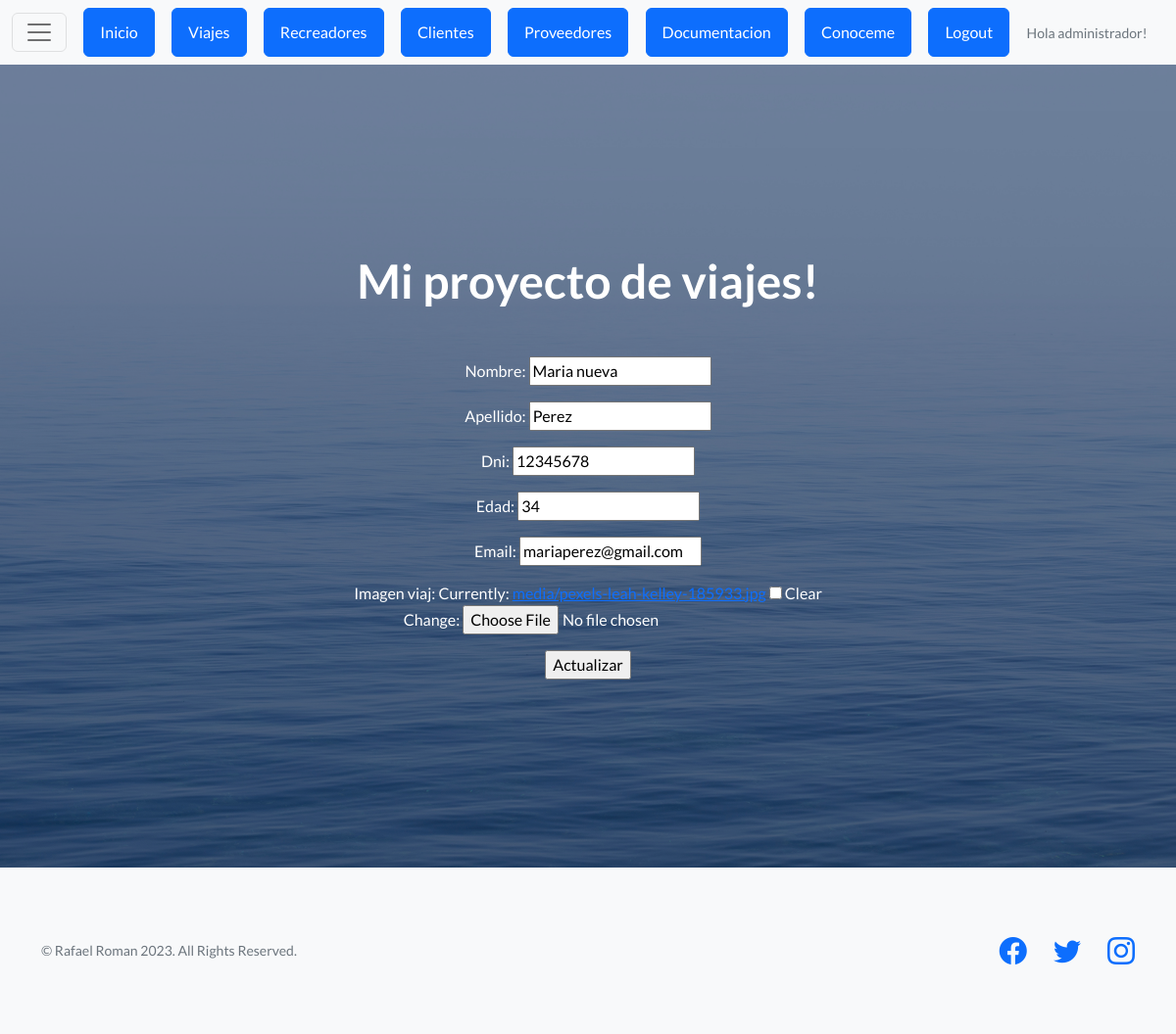
Before: /proyecto/clientes/actualizar/3/ (signed in) with the older database file.
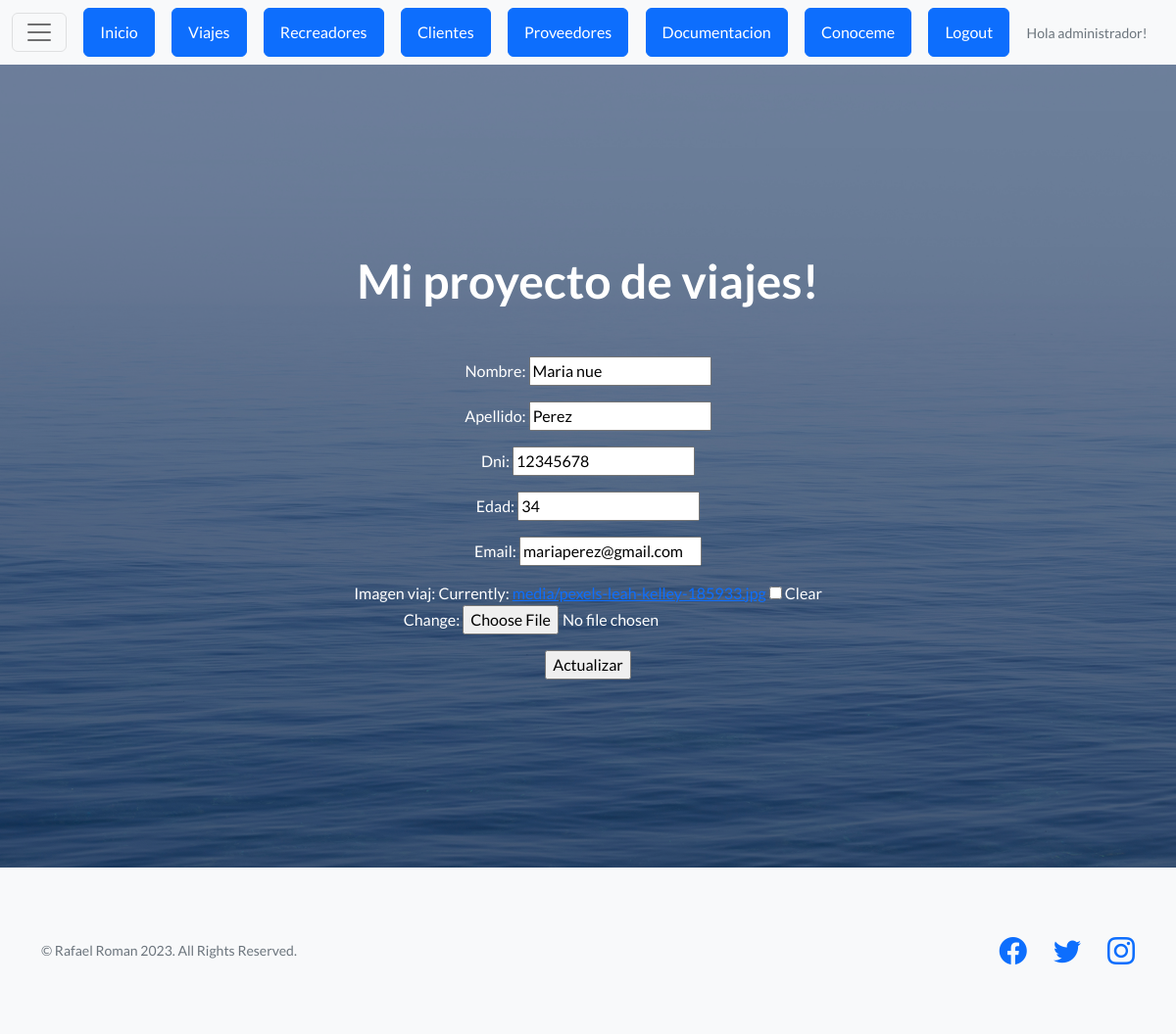
After: the same page with the newer database file.
### appexcursiones/models.py (models this page shows, shortened)
class Clientes(models.Model):
   nombre = models.CharField(max_length=50)
   apellido = models.CharField(max_length=50)
   dni = models.IntegerField()
   edad = models.IntegerField()
   email= models.EmailField(max_length=80)
   imagen_viaj= models.ImageField(null=True, blank=True, upload_to="media")

### appexcursiones/views.py (the view)
# urls.py: path('clientes/actualizar/<pk>/', views.ClientesUpdateView.as_view(), name="proyecto-clientes-update"),
class ClientesUpdateView(LoginRequiredMixin, UpdateView):
    model = Clientes
    success_url = reverse_lazy("proyecto-clientes-list")
    fields = ["nombre", "apellido", "dni", "edad",  "email", "imagen_viaj"]
    template_name = "Appnuevo/clientes_update.html"

### appexcursiones/templates/Appnuevo/clientes_update.html (shortened to what this page needs)
{% extends "Appnuevo/base.html" %}
{% load static %}
{% block contenido %}
<form method="post" enctype="multipart/form-data">
    {{form.as_p}}
    <input type="submit" value="Actualizar">
</form>
{% endblock contenido %}

Changed rows visible on the page:
changed Clientes "Perez": nombre "Maria nueva" → "Maria nue"
